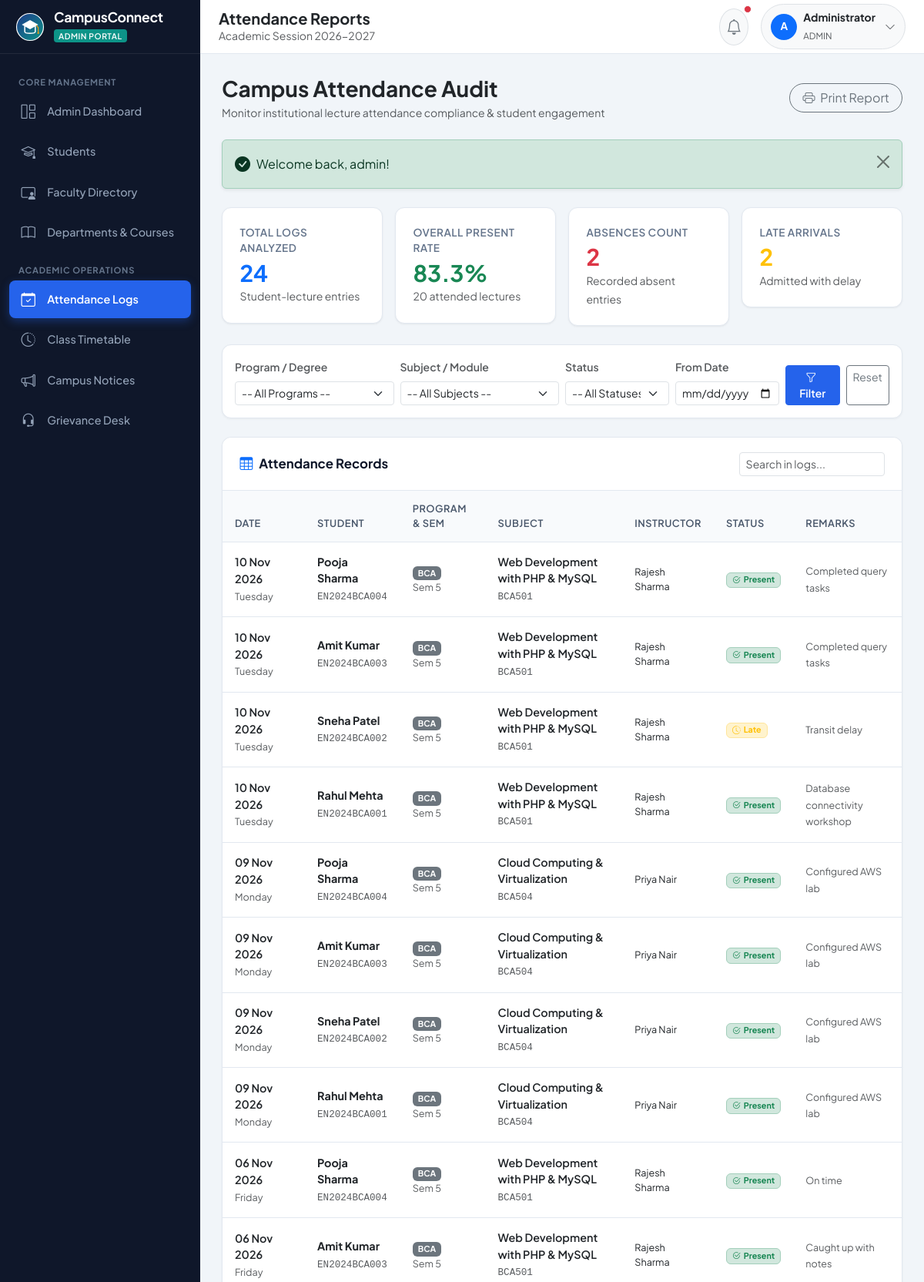
/admin/attendance.php (signed in, upper part), run on the app's committed database.
### tables this page shows
CREATE TABLE `attendance` (
  `id` INT AUTO_INCREMENT PRIMARY KEY,
  `student_id` INT NOT NULL,
  `subject_id` INT NOT NULL,
  `faculty_id` INT NOT NULL,
  `attendance_date` DATE NOT NULL,
  `status` ENUM('Present', 'Absent', 'Late') NOT NULL DEFAULT 'Present',
  `remarks` VARCHAR(255) NULL,
  `created_at` TIMESTAMP NOT NULL DEFAULT CURRENT_TIMESTAMP,
  CONSTRAINT `fk_att_student` FOREIGN KEY (`student_id`) REFERENCES `students` (`id`) ON DELETE CASCADE,
  CONSTRAINT `fk_att_subject` FOREIGN KEY (`subject_id`) REFERENCES `subjects` (`id`) ON DELETE CASCADE,
  CONSTRAINT `fk_att_faculty` FOREIGN KEY (`faculty_id`) REFERENCES `faculty` (`id`) ON DELETE CASCADE,
  UNIQUE KEY `uq_attendance_entry` (`student_id`, `subject_id`, `attendance_date`),
  INDEX `idx_att_date` (`attendance_date`),
  INDEX `idx_att_status` (`status`)
);

CREATE TABLE `students` (
  `id` INT AUTO_INCREMENT PRIMARY KEY,
  `user_id` INT NOT NULL UNIQUE,
  `enrollment_no` VARCHAR(40) NOT NULL UNIQUE,
  `first_name` VARCHAR(60) NOT NULL,
  `last_name` VARCHAR(60) NOT NULL,
  `email` VARCHAR(100) NOT NULL UNIQUE,
  `phone` VARCHAR(20) NULL,
  `gender` ENUM('Male', 'Female', 'Other') NOT NULL,
  `dob` DATE NULL,
  `course_id` INT NOT NULL,
  `current_semester` INT NOT NULL DEFAULT 1,
  `academic_year` VARCHAR(20) NOT NULL DEFAULT '2026-2027',
  `address` TEXT NULL,
  `profile_pic` VARCHAR(255) DEFAULT 'default_student.png',
  `created_at` TIMESTAMP NOT NULL DEFAULT CURRENT_TIMESTAMP,
  CONSTRAINT `fk_students_user` FOREIGN KEY (`user_id`) REFERENCES `users` (`id`) ON DELETE CASCADE,
  CONSTRAINT `fk_students_course` FOREIGN KEY (`course_id`) REFERENCES `courses` (`id`) ON DELETE RESTRICT,
  INDEX `idx_students_class` (`course_id`, `current_semester`)
);

CREATE TABLE `courses` (
  `id` INT AUTO_INCREMENT PRIMARY KEY,
  `dept_id` INT NOT NULL,
  `course_name` VARCHAR(120) NOT NULL,
  `course_code` VARCHAR(30) NOT NULL UNIQUE,
  `duration_years` INT NOT NULL DEFAULT 3,
  `total_semesters` INT NOT NULL DEFAULT 6,
  `created_at` TIMESTAMP NOT NULL DEFAULT CURRENT_TIMESTAMP,
  CONSTRAINT `fk_courses_dept` FOREIGN KEY (`dept_id`) REFERENCES `departments` (`id`) ON DELETE CASCADE
);

CREATE TABLE `subjects` (
  `id` INT AUTO_INCREMENT PRIMARY KEY,
  `course_id` INT NOT NULL,
  `semester` INT NOT NULL,
  `subject_name` VARCHAR(120) NOT NULL,
  `subject_code` VARCHAR(30) NOT NULL UNIQUE,
  `credits` INT NOT NULL DEFAULT 4,
  `type` ENUM('Theory', 'Practical', 'Project') NOT NULL DEFAULT 'Theory',
  `created_at` TIMESTAMP NOT NULL DEFAULT CURRENT_TIMESTAMP,
  CONSTRAINT `fk_subjects_course` FOREIGN KEY (`course_id`) REFERENCES `courses` (`id`) ON DELETE CASCADE,
  INDEX `idx_subject_sem` (`course_id`, `semester`)
);

CREATE TABLE `faculty` (
  `id` INT AUTO_INCREMENT PRIMARY KEY,
  `user_id` INT NOT NULL UNIQUE,
  `employee_id` VARCHAR(30) NOT NULL UNIQUE,
  `first_name` VARCHAR(60) NOT NULL,
  `last_name` VARCHAR(60) NOT NULL,
  `email` VARCHAR(100) NOT NULL UNIQUE,
  `phone` VARCHAR(20) NULL,
  `designation` VARCHAR(60) NOT NULL,
  `department_id` INT NOT NULL,
  `qualification` VARCHAR(100) NULL,
  `joining_date` DATE NULL,
  `profile_pic` VARCHAR(255) DEFAULT 'default_faculty.png',
  `created_at` TIMESTAMP NOT NULL DEFAULT CURRENT_TIMESTAMP,
  CONSTRAINT `fk_faculty_user` FOREIGN KEY (`user_id`) REFERENCES `users` (`id`) ON DELETE CASCADE,
  CONSTRAINT `fk_faculty_dept` FOREIGN KEY (`department_id`) REFERENCES `departments` (`id`) ON DELETE RESTRICT
);

### admin/attendance.php (the view, shortened to what this page needs)
<?php
require_once __DIR__ . '/../includes/auth.php';
require_once __DIR__ . '/../includes/functions.php';
$from_date  = sanitize($_GET['from_date'] ?? '');
$query = "
    SELECT a.*, s.first_name, s.last_name, s.enrollment_no, s.current_semester,
           c.course_name, c.course_code,
           sub.subject_name, sub.subject_code,
           f.first_name as fac_first, f.last_name as fac_last
    FROM attendance a
    JOIN students s ON a.student_id = s.id
    JOIN courses c ON s.course_id = c.id
    JOIN subjects sub ON a.subject_id = sub.id
    JOIN faculty f ON a.faculty_id = f.id
    WHERE 1=1
";
$params = [];
$query .= " ORDER BY a.attendance_date DESC, a.id DESC LIMIT 300";
$stmt = $pdo->prepare($query);
$stmt->execute($params);
$attendanceLogs = $stmt->fetchAll();
$totalCount = count($attendanceLogs);
$presentCount = 0;
$absentCount = 0;
$lateCount = 0;
foreach ($attendanceLogs as $log) {
    if ($log['status'] === 'Present') $presentCount++;
    elseif ($log['status'] === 'Absent') $absentCount++;
    elseif ($log['status'] === 'Late') $lateCount++;
}
$avgPct = calculate_attendance_percentage($presentCount, $totalCount);
require_once __DIR__ . '/../includes/header.php';
require_once __DIR__ . '/../includes/sidebar.php';
?>
<div class="main-wrapper">
    <div class="page-content">
        <div class="d-flex flex-column flex-md-row justify-content-between align-items-md-center gap-3 mb-4">
            <div>
                <h3 class="fw-bold text-dark mb-1">Campus Attendance Audit</h3>
                <p class="text-muted small mb-0">Monitor institutional lecture attendance compliance &amp; student engagement</p>
            </div>
            <button class="btn btn-outline-secondary rounded-pill px-3" onclick="window.print()">
                <i class="bi bi-printer me-1"></i> Print Report
            </button>
        </div>
        <?php display_flash(); ?>
        <div class="row g-3 mb-4">
            <div class="col-md-3">
                <div class="stat-card">
                    <div class="stat-label">Total Logs Analyzed</div>
                    <div class="stat-value text-primary mt-1"><?= $totalCount ?></div>
                    <small class="text-muted">Student-lecture entries</small>
                </div>
            </div>
            <div class="col-md-3">
                <div class="stat-card">
                    <div class="stat-label">Overall Present Rate</div>
                    <div class="stat-value text-success mt-1"><?= $avgPct ?>%</div>
                    <small class="text-muted"><?= $presentCount ?> attended lectures</small>
                </div>
            </div>
            <div class="col-md-3">
                <div class="stat-card">
                    <div class="stat-label">Absences Count</div>
                    <div class="stat-value text-danger mt-1"><?= $absentCount ?></div>
                    <small class="text-muted">Recorded absent entries</small>
                </div>
            </div>
            <div class="col-md-3">
                <div class="stat-card">
                    <div class="stat-label">Late Arrivals</div>
                    <div class="stat-value text-warning mt-1"><?= $lateCount ?></div>
                    <small class="text-muted">Admitted with delay</small>
                </div>
            </div>
        </div>
        <div class="app-card p-3 mb-4">
            <form method="GET" action="attendance.php" class="row g-2 align-items-end">
                <div class="col-md-3">
                    <label class="form-label small fw-semibold text-muted">Program / Degree</label>
                    <select name="course_id" class="form-select form-select-sm">
                        <option value="">-- All Programs --</option>
                    </select>
                </div>
                <div class="col-md-3">
                    <label class="form-label small fw-semibold text-muted">Subject / Module</label>
                    <select name="subject_id" class="form-select form-select-sm">
                        <option value="">-- All Subjects --</option>
                    </select>
                </div>
                <div class="col-md-2">
                    <label class="form-label small fw-semibold text-muted">Status</label>
                    <select name="status" class="form-select form-select-sm">
                        <option value="">-- All Statuses --</option>
                    </select>
                </div>
                <div class="col-md-2">
                    <label class="form-label small fw-semibold text-muted">From Date</label>
                    <input type="date" name="from_date" class="form-control form-control-sm" value="<?= e($from_date) ?>">
                </div>
                <div class="col-md-2 d-flex gap-2">
                    <button type="submit" class="btn btn-sm btn-primary w-100">
                        <i class="bi bi-funnel me-1"></i> Filter
                    </button>
                    <a href="attendance.php" class="btn btn-sm btn-outline-secondary">Reset</a>
                </div>
            </form>
        </div>
        <div class="app-card">
            <div class="app-card-header">
                <h6 class="app-card-title"><i class="bi bi-table text-primary"></i> Attendance Records</h6>
                <input type="text" class="form-control form-control-sm w-auto" placeholder="Search in logs..." data-table-search="attendanceLogTable">
            </div>
            <div class="table-responsive">
                <table class="table table-custom align-middle" id="attendanceLogTable">
                    <thead>
                        <tr>
                            <th>Date</th>
                            <th>Student</th>
                            <th>Program &amp; Sem</th>
                            <th>Subject</th>
                            <th>Instructor</th>
                            <th>Status</th>
                            <th>Remarks</th>
                        </tr>
                    </thead>
                    <tbody>
                        <?php if (empty($attendanceLogs)): ?>
                            <tr class="no-records-row">
                                <td colspan="7" class="text-center py-5 text-muted">
                                    <i class="bi bi-calendar-x display-5 d-block mb-2 opacity-50"></i>
                                    No attendance entries matching the selected criteria.
                                </td>
                            </tr>
                        <?php else: ?>
                            <?php foreach ($attendanceLogs as $log): ?>
                                <tr>
                                    <td>
                                        <div class="fw-semibold text-dark"><?= format_date($log['attendance_date']) ?></div>
                                        <small class="text-muted"><?= date('l', strtotime($log['attendance_date'])) ?></small>
                                    </td>
                                    <td>
                                        <div class="fw-bold text-dark"><?= e($log['first_name'] . ' ' . $log['last_name']) ?></div>
                                        <small class="text-muted font-monospace"><?= e($log['enrollment_no']) ?></small>
                                    </td>
                                    <td>
                                        <span class="badge bg-secondary"><?= e($log['course_code']) ?></span>
                                        <small class="text-muted d-block">Sem <?= e($log['current_semester']) ?></small>
                                    </td>
                                    <td>
                                        <div class="fw-semibold text-dark"><?= e($log['subject_name']) ?></div>
                                        <small class="text-muted font-monospace"><?= e($log['subject_code']) ?></small>
                                    </td>
                                    <td>
                                        <div class="small text-dark"><?= e($log['fac_first'] . ' ' . $log['fac_last']) ?></div>
                                    </td>
                                    <td><?= get_status_badge($log['status']) ?></td>
                                    <td>
                                        <small class="text-muted"><?= !empty($log['remarks']) ? e($log['remarks']) : '-' ?></small>
                                    </td>
                                </tr>
                            <?php endforeach; ?>
                        <?php endif; ?>
                    </tbody>
                </table>
            </div>
        </div>
    </div>
<?php require_once __DIR__ . '/../includes/footer.php'; ?>

### includes/functions.php (shortened to what this page needs)
<?php
function e($string) {
    return htmlspecialchars((string)$string, ENT_QUOTES, 'UTF-8');
}
function sanitize($data) {
    $data = trim($data);
    $data = stripslashes($data);
    return $data;
}
function display_flash() {
    if (isset($_SESSION['flash_message'])) {
        $type = $_SESSION['flash_type'] ?? 'info';
        $message = $_SESSION['flash_message'];
        $icons = [
            'success' => 'bi-check-circle-fill',
            'danger'  => 'bi-exclamation-triangle-fill',
            'warning' => 'bi-exclamation-circle-fill',
            'info'    => 'bi-info-circle-fill'
        ];
        $icon = $icons[$type] ?? 'bi-info-circle-fill';
        echo '<div class="alert alert-' . e($type) . ' alert-dismissible fade show d-flex align-items-center shadow-sm mb-4" role="alert">';
        echo '  <i class="bi ' . $icon . ' me-2 fs-5 flex-shrink-0"></i>';
        echo '  <div class="flex-grow-1">' . e($message) . '</div>';
        echo '  <button type="button" class="btn-close" data-bs-dismiss="alert" aria-label="Close"></button>';
        echo '</div>';
    }
}
function format_date($date, $format = 'd M Y') {
    return date($format, strtotime($date));
}
function calculate_attendance_percentage($present, $total) {
    return round(($present / $total) * 100, 1);
}
function get_status_badge($status) {
    switch (strtolower(trim($status))) {
        case 'present':
        case 'resolved':
        case 'graded':
        case 'active':
            return '<span class="badge bg-success-subtle text-success border border-success-subtle px-2.5 py-1.5"><i class="bi bi-check2-circle me-1"></i>' . e($status) . '</span>';
        case 'in progress':
        case 'submitted':
        case 'late':
            return '<span class="badge bg-warning-subtle text-warning border border-warning-subtle px-2.5 py-1.5"><i class="bi bi-clock-history me-1"></i>' . e($status) . '</span>';
        case 'pending':
        case 'absent':
        case 'inactive':
        case 'resubmission':
            return '<span class="badge bg-danger-subtle text-danger border border-danger-subtle px-2.5 py-1.5"><i class="bi bi-exclamation-circle me-1"></i>' . e($status) . '</span>';
    }
}

### data on the page
attendance: attendance_date "10 Nov 2026", attendance_date "Tuesday", student.last_name "Pooja Sharma", student.enrollment_no "EN2024BCA004", courses.course_code "BCA", student.current_semester "5", subject.subject_name "Web Development with PHP & MySQL", subject.subject_code "BCA501", faculty.last_name "Rajesh Sharma", status "Present", remarks "Completed query tasks"
attendance: attendance_date "10 Nov 2026", attendance_date "Tuesday", student.last_name "Amit Kumar", student.enrollment_no "EN2024BCA003", courses.course_code "BCA", student.current_semester "5", subject.subject_name "Web Development with PHP & MySQL", subject.subject_code "BCA501", faculty.last_name "Rajesh Sharma", status "Present", remarks "Completed query tasks"
attendance: attendance_date "10 Nov 2026", attendance_date "Tuesday", student.last_name "Sneha Patel", student.enrollment_no "EN2024BCA002", courses.course_code "BCA", student.current_semester "5", subject.subject_name "Web Development with PHP & MySQL", subject.subject_code "BCA501", faculty.last_name "Rajesh Sharma", status "Late", remarks "Transit delay"
attendance: attendance_date "10 Nov 2026", attendance_date "Tuesday", student.last_name "Rahul Mehta", student.enrollment_no "EN2024BCA001", courses.course_code "BCA", student.current_semester "5", subject.subject_name "Web Development with PHP & MySQL", subject.subject_code "BCA501", faculty.last_name "Rajesh Sharma", status "Present", remarks "Database connectivity workshop"
attendance: attendance_date "09 Nov 2026", attendance_date "Monday", student.last_name "Pooja Sharma", student.enrollment_no "EN2024BCA004", courses.course_code "BCA", student.current_semester "5", subject.subject_name "Cloud Computing & Virtualization", subject.subject_code "BCA504", faculty.last_name "Priya Nair", status "Present", remarks "Configured AWS lab"
attendance: attendance_date "09 Nov 2026", attendance_date "Monday", student.last_name "Amit Kumar", student.enrollment_no "EN2024BCA003", courses.course_code "BCA", student.current_semester "5", subject.subject_name "Cloud Computing & Virtualization", subject.subject_code "BCA504", faculty.last_name "Priya Nair", status "Present", remarks "Configured AWS lab"
attendance: attendance_date "09 Nov 2026", attendance_date "Monday", student.last_name "Sneha Patel", student.enrollment_no "EN2024BCA002", courses.course_code "BCA", student.current_semester "5", subject.subject_name "Cloud Computing & Virtualization", subject.subject_code "BCA504", faculty.last_name "Priya Nair", status "Present", remarks "Configured AWS lab"
attendance: attendance_date "09 Nov 2026", attendance_date "Monday", student.last_name "Rahul Mehta", student.enrollment_no "EN2024BCA001", courses.course_code "BCA", student.current_semester "5", subject.subject_name "Cloud Computing & Virtualization", subject.subject_code "BCA504", faculty.last_name "Priya Nair", status "Present", remarks "Configured AWS lab"
attendance: attendance_date "06 Nov 2026", attendance_date "Friday", student.last_name "Pooja Sharma", student.enrollment_no "EN2024BCA004", courses.course_code "BCA", student.current_semester "5", subject.subject_name "Web Development with PHP & MySQL", subject.subject_code "BCA501", faculty.last_name "Rajesh Sharma", status "Present", remarks "On time"
attendance: attendance_date "06 Nov 2026", attendance_date "Friday", student.last_name "Amit Kumar", student.enrollment_no "EN2024BCA003", courses.course_code "BCA", student.current_semester "5", subject.subject_name "Web Development with PHP & MySQL", subject.subject_code "BCA501", faculty.last_name "Rajesh Sharma", status "Present", remarks "Caught up with notes"

### other printed values
$pageTitle "Attendance Reports"
$currentUser['full_name'] "Administrator"
$currentRole "ADMIN"
$message "Welcome back, admin!"
$totalCount "24"
$avgPct "83.3"
$presentCount "20"
$absentCount "2"
$lateCount "2"
